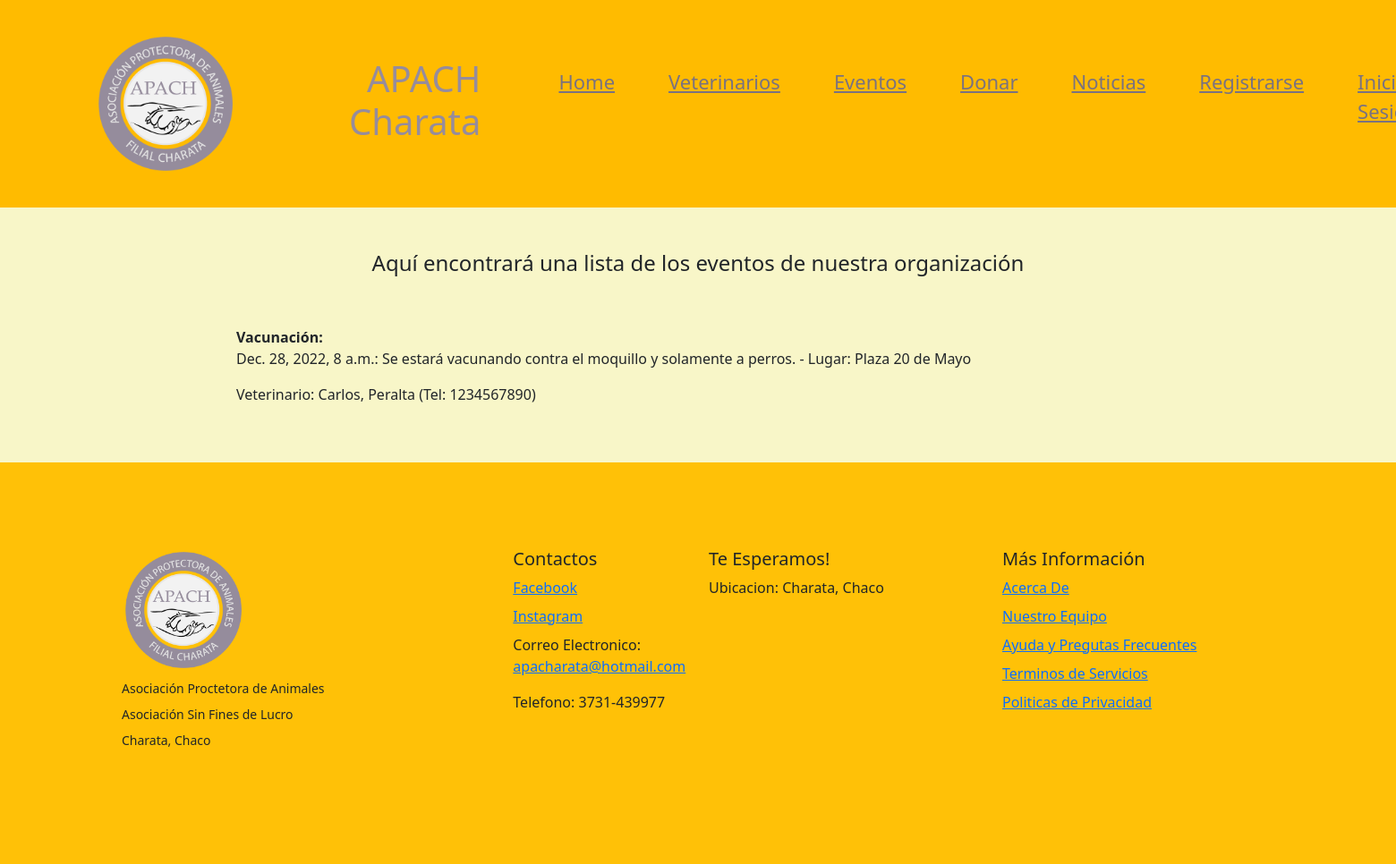
The page /Tareas/ on the database as committed earlier.
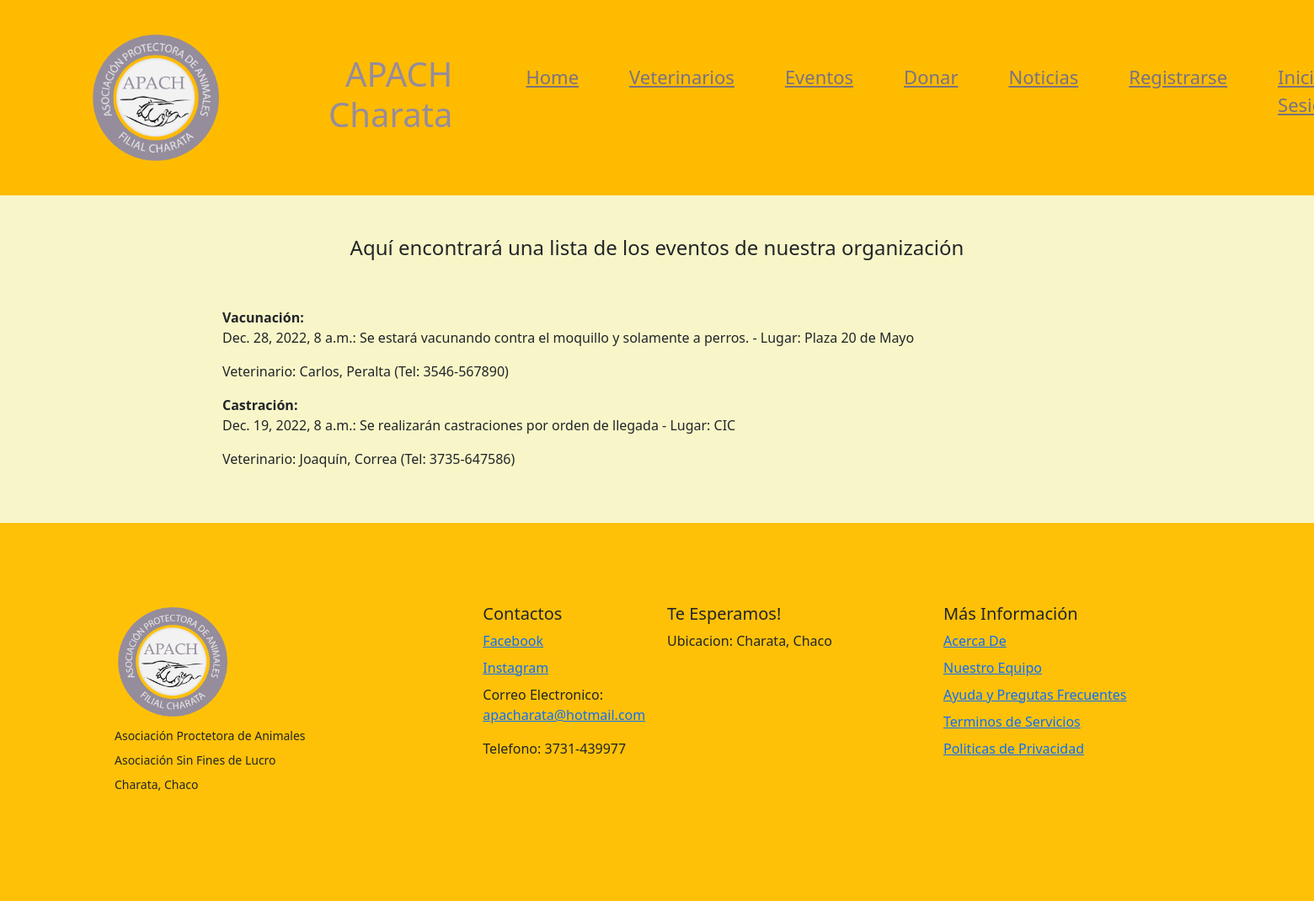
The same page on the database as committed later.
### myapp/models.py (models this page shows, shortened)
class tareas(models.Model):
    titulo = models.CharField(max_length=75)
    descripcion = models.TextField(blank=True)
    fecha = models.DateTimeField()
    lugar = models.CharField(max_length=75)
    responsable = models.ForeignKey(veterinarios, on_delete=models.CASCADE)

class veterinarios(models.Model):
    nombre = models.CharField(max_length=75)
    apellido = models.CharField(max_length=75)
    telefono = models.CharField(max_length=20)

### myapp/views.py (the view)
# urls.py: path('Tareas/', views.Task),
def Task(request):
    mistareas = tareas.objects.all()
    return render(request, "tareas.html", {
        'mistareas': mistareas
    })

### myapp/templates/tareas.html (shortened to what this page needs)
{% extends 'layouts/base.html' %}
{% load static %}
{% block content %}
<main class="conteiner">
    <div class="row">
        <div class="col-md-8 offset-md-2">
            <h4 class="text-center display-7 py-5">Aquí encontrará una lista de los eventos de nuestra organización</h4>
                {% for mitarea in mistareas %}
                    <a class="list-group-item">
                            <strong> {{mitarea.titulo}}:</strong>
                            <p> {{mitarea.fecha}}: {{mitarea.descripcion}} - Lugar: {{mitarea.lugar}}</p>
                            <p>Veterinario: {{mitarea.responsable.nombre}}, {{mitarea.responsable.apellido}} (Tel: {{mitarea.responsable.telefono}})</p>
                    </a>
                {% endfor %}
        </div>
    </div>
</main>
{% endblock %}

### myapp/templates/layouts/base.html (shortened to what this page needs)
{% load static %}
<!DOCTYPE html>
<html lang="en">
<head>
    <link rel="stylesheet" href="https://cdn.jsdelivr.net/npm/bootstrap@5.2.3/dist/css/bootstrap.min.css">
    <link rel="stylesheet" href="{% static 'styles/main.css' %}">
</head>
<body>
    <header class="header">
        <div class="logo">
            <img src="{% static 'logo.png' %}" alt="" width="150" height="150">
        </div>
        <h1 class="titulo"><a href="/">APACH Charata</a></h1>
        <nav class="navbar">
            <ul>
                <li class="nav-item">
                    <a href="/" class="nav-link">Home</a>
                </li>
                <li class="nav-item">
                    <a href="/Veterinarios" class="nav-link">Veterinarios</a>
                </li>
                <li class="nav-item">
                    <a href="/Tareas" class="nav-link">Eventos</a>
                </li>
                <li class="nav-item">
                    <a href="/Donar" class="nav-link">Donar</a>
                </li>
                <li class="nav-item">
                    <a href="/Noticias" class="nav-link">Noticias</a>
                </li>
                {% if user.is_authenticated %}
                <li class="nav-item">
                    <a href="/logout" class="nav-link">Cerrar sesión</a>
                </li>
                {% else %}
                <li class="nav-item">
                    <a href="/signup" class="nav-link">Registrarse</a>
                </li>
                <li class="nav-item">
                    <a href="/signin" class="nav-link">Iniciar Sesión</a>
                </li>
                {% endif %}
            </ul>
        </nav>
    </header>
    {% block content %}
    {% endblock %}
        <footer class="bd-footer py-4 py-md-5 mt-5 bg-warning">
            <div class="container py-4 py-md-5 px-4 px-md-3">
              <div class="row">
                <div class="col-lg-3 mb-3">
                  <ul class="list-unstyled small text-muted">
                    <div class="logo_abajo">
                    <li class="mb-2" ><img src="{% static 'logo.png' %}" height="130" width="130" ></li>
                    </div>
                    <li class="mb-2 text-dark">Asociación Proctetora de Animales</li>
                    <li class="mb-2 text-dark">Asociación Sin Fines de Lucro</li>
                    <li class="mb-2 text-dark">Charata, Chaco</li>
                  </ul>
                </div>
                <div  class="col-6 col-lg-2 offset-lg-1 mb-3">
                  <h5>Contactos</h5>
                  <ul class="list-unstyled">
                    <li class="mb-2"><a href="https://www.facebook.com/Apachprotectoradeanimales" target="_blank">Facebook</a></li>
                    <li class="mb-2"><a href="https://www.instagram.com/apacharata/" target="_blank">Instagram</a></li>
                    <li class="mb-2"><p>Correo Electronico: <a href="mailto:apacharata@hotmail.com">apacharata@hotmail.com</a></p></li>
                    <li class="mb-2"><p>Telefono: 3731-439977</p></li>
                  </ul>
                </div>
                <div class="col-6 col-lg-3 mb-3">
                  <h5>Te Esperamos!</h5>
                  <ul class="list-unstyled">
                    <p>Ubicacion: Charata, Chaco</p>
                  </ul>
                </div>
                <div class="col-6 col-lg-3 mb-3">
                  <h5>Más Información</h5>
                  <ul class="list-unstyled">
                    <li class="mb-2"><a href="file:///C:/ACTIVIDADES%20DEL%20INFO/Ejercicios%20con%20DJANGO/prueba1/templates/index.html/Acerca De">Acerca De</a></li>
                    <li class="mb-2"><a href="file:///C:/ACTIVIDADES%20DEL%20INFO/Ejercicios%20con%20DJANGO/prueba1/templates/index.html/Nuestro Equipo">Nuestro Equipo</a></li>
                    <li class="mb-2"><a href="file:///C:/ACTIVIDADES%20DEL%20INFO/Ejercicios%20con%20DJANGO/prueba1/templates/index.html/Ayuda y Preguntas Frecuentes">Ayuda y Pregutas Frecuentes</a></li>
                    <li class="mb-2"><a href="file:///C:/ACTIVIDADES%20DEL%20INFO/Ejercicios%20con%20DJANGO/prueba1/templates/index.html/Terminos y Servicios">Terminos de Servicios</a></li>
                    <li class="mb-2"><a href="file:///C:/ACTIVIDADES%20DEL%20INFO/Ejercicios%20con%20DJANGO/prueba1/templates/index.html/Politicas de Privacidad">Politicas de Privacidad</a></li>
                  </ul>
                </div>
              </div>
            </div>
          </footer>
</body>
</html>

### myapp/static/styles/main.css (style rules this page uses)
* { box-sizing: border-box; margin: 0; padding: 0; }
body { background-color: rgb(248, 246, 200); }
.navbar { padding: 15px 25px; }
.navbar ul { display: flex; justify-content: space-between; list-style: none; }
.navbar ul li a { color: #7a7280; text-decoration: underline; margin: 30px; font-size: 22px; }
.header { background: hsl(44, 100%, 50%); padding: 30px; display: flex; justify-content: space-between; align-items: center; }
.titulo { color: #968c9c; text-align: right; }
.titulo a { color: #968c9c; text-decoration: none; padding-left: 300px; }
.logo { padding-left: 80px; width: 10px; }
.logo_abajo { padding: 4px 4px 4px 4px; }

Rows that differ between the two databases and show on the page:
changed through a linked row, tareas "Vacunación": responsable.telefono "1234567890" → "3546-567890"
added tareas: titulo "Castración", fecha "Dec. 19, 2022, 8 a.m.", descripcion "Se realizarán castraciones por orden de llegada", lugar "CIC", responsable.nombre "Joaquín", responsable.apellido "Correa", responsable.telefono "3735-647586"
